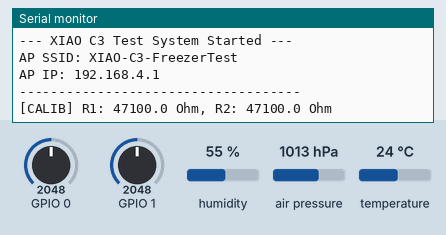
Simulated run of this sketch. Board: ESP32-C3. Parts: the last lines printed to the serial monitor. The inputs (shaded band) are chosen by the test bench; at power-on: GPIO 0 = 2048, GPIO 1 = 2048, humidity 55 %, air pressure 1013 hPa, temperature 24 °C (analog values on the 0–4095 scale).

Above: at 1.2 s.
1.3 s: GPIO 0 set to 2866
At 2.6 s:
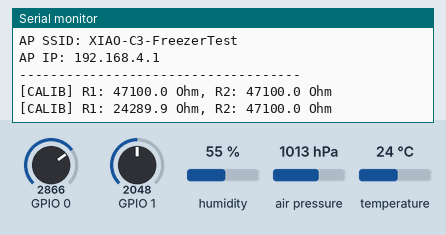
2.8 s: GPIO 1 set to 2866
At 3.4 s:
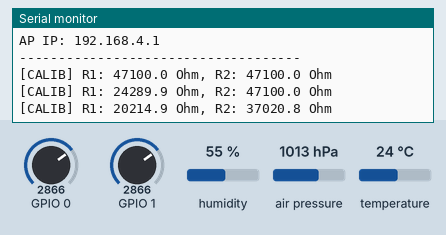
4.3 s: GPIO 0 set to 3340
At 5.6 s:
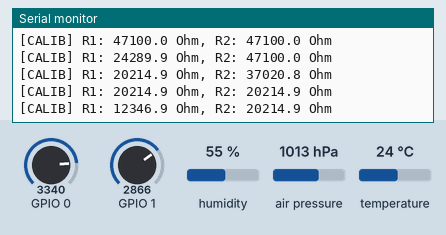
5.8 s: GPIO 1 set to 3340
At 6.8 s:
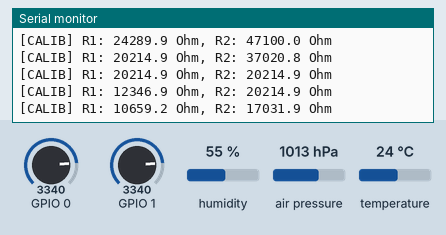
Timing chart, 0 to 8.3 s (numbered marks = the images above; inputs shaded):
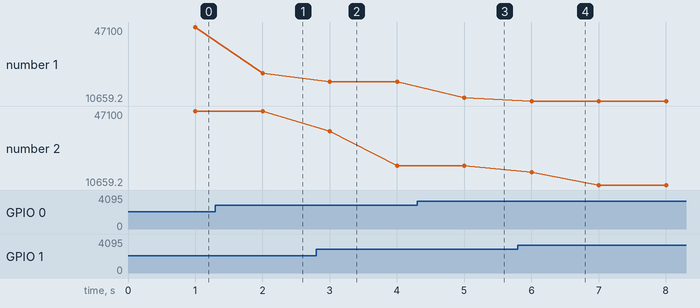

The sketch:

CameraUDP.ino
```cpp
#include <WiFi.h>
#include <WiFiUdp.h>
#include <Wire.h>
#include <Adafruit_Sensor.h>
#include <Adafruit_BME280.h>

// ==========================================
// 1. 個別調整パラメータ（氷水試験後にここを書き換える）
// ==========================================
// 氷水(0℃)の時にシリアルモニタに表示された抵抗値(Ohm)を入力してください
float R0_TH1 = 27600.0; // サーミスタ1(A0)の0℃抵抗値。実測値を入れる
float R0_TH2 = 27920.0; // サーミスタ2(A1)の0℃抵抗値。実測値を入れる
const float T0 = 0.0;   // 基準温度(氷水なので0℃固定)
const float B  = 2939.0; // サーミスタのB定数

// ==========================================
// 2. システム・通信設定
// ==========================================
const char* ap_ssid = "XIAO-C3-FreezerTest";
const char* ap_pass = "12345678";
const char* pc_ip   = "192.168.4.2";
const int udp_port  = 5005;
const float R_DIV   = 47100.0; // 分圧抵抗 47kΩ

WiFiUDP udp;
Adafruit_BME280 bme;

#define PIN_TH1 A0
#define PIN_TH2 A1

unsigned long lastSampleTime = 0;
int sampleCount = 0;
long sumV1 = 0, sumV2 = 0;

// 温度計算関数（Steinhart-Hartの簡略式）
float calculateTemp(float v_mv, float r0, float t0, float b) {
    if (v_mv <= 0 || v_mv >= 3300.0) return -999.0;
    // 現在のサーミスタ抵抗値を算出
    float r = R_DIV * (3300.0 / v_mv - 1.0);
    // 温度計算
    float steer = log(r / r0) / b;
    steer += 1.0 / (t0 + 273.15);
    return (1.0 / steer) - 273.15;
}

// 抵抗値計算関数（キャリブレーションの数値確認用）
float getResistance(float v_mv) {
    if (v_mv <= 0 || v_mv >= 3300.0) return 0;
    return R_DIV * (3300.0 / v_mv - 1.0);
}

void setup() {
    Serial.begin(115200);
    Wire.begin();

    // BME280の初期化
    if (!bme.begin(0x76)) {
        Serial.println("Could not find a valid BME280 sensor!");
    }

    analogReadResolution(12); // ESP32-C3の12bit分解能を設定

    // APモード（親機モード）の開始
    WiFi.softAP(ap_ssid, ap_pass);

    Serial.println("\n--- XIAO C3 Test System Started ---");
    Serial.print("AP SSID: "); Serial.println(ap_ssid);
    Serial.print("AP IP: "); Serial.println(WiFi.softAPIP());
    Serial.println("------------------------------------");
}

void loop() {
    unsigned long currentMillis = millis();

    // 100msごとにサンプリング (10Hz)
    if (currentMillis - lastSampleTime >= 100) {
        lastSampleTime = currentMillis;
        sumV1 += analogReadMilliVolts(PIN_TH1);
        sumV2 += analogReadMilliVolts(PIN_TH2);
        sampleCount++;

        // 10回（1秒）たまったら計算して送信
        if (sampleCount >= 10) {
            float avgV1 = (float)sumV1 / 10.0;
            float avgV2 = (float)sumV2 / 10.0;

            // 1. キャリブレーション用：現在の抵抗値をシリアル出力（氷水調整用）
            float res1 = getResistance(avgV1);
            float res2 = getResistance(avgV2);
            Serial.print("[CALIB] R1: "); Serial.print(res1, 1);
            Serial.print(" Ohm, R2: "); Serial.print(res2, 1); Serial.println(" Ohm");

            // 2. 本番用：キャリブレーション値を反映した高精度温度
            float t1 = calculateTemp(avgV1, R0_TH1, T0, B);
            float t2 = calculateTemp(avgV2, R0_TH2, T0, B);
            float bt = bme.readTemperature();
            float bh = bme.readHumidity();
            float bp = bme.readPressure() / 100.0F;

            // 3. UDP送信 (PCのダッシュボード用)
            // 形式: BME温度, 湿度, 気圧, サーミスタ1, サーミスタ2
            String msg = String(bt, 1) + "," + String(bh, 1) + "," + String(bp, 1) + "," +
                         String(t1, 1) + "," + String(t2, 1);

            udp.beginPacket(pc_ip, udp_port);
            udp.print(msg);
            udp.endPacket();

            // リセット
            sampleCount = 0;
            sumV1 = 0;
            sumV2 = 0;
        }
    }
}
```

Measured:
- after the input at 1.3 s, the serial monitor: prints a new line after 0.70 s (image 1)
- after the input at 2.8 s, the serial monitor: prints a new line after 0.20 s (image 2)
- after the input at 4.3 s, the serial monitor: prints a new line after 0.70 s (image 3)
- after the input at 5.8 s, the serial monitor: prints a new line after 0.20 s (image 4)
- plotted number 1: 47100 → 24289.9 after the input at 1.3 s, 20214.9 → 12346.9 after the input at 4.3 s
